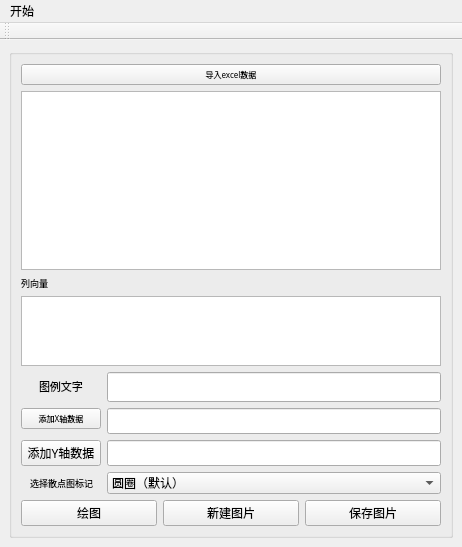
<?xml version="1.0" encoding="UTF-8"?>
<ui version="4.0">
 <class>MainWindow</class>
 <widget class="QMainWindow" name="MainWindow">
  <property name="geometry">
   <rect>
    <x>0</x>
    <y>0</y>
    <width>462</width>
    <height>547</height>
   </rect>
  </property>
  <property name="windowTitle">
   <string>PhysicLab</string>
  </property>
  <widget class="QWidget" name="centralwidget">
   <layout class="QHBoxLayout" name="horizontalLayout_2">
    <item>
     <widget class="QGroupBox" name="horizontalGroupBox">
      <layout class="QVBoxLayout" name="verticalLayout">
       <item>
        <layout class="QVBoxLayout" name="verticalLayout_3" stretch="1,3,0,0,0,0">
         <property name="leftMargin">
          <number>0</number>
         </property>
         <item>
          <widget class="QPushButton" name="loadExcelButton">
           <property name="font">
            <font>
             <family>微软雅黑 Light</family>
             <pointsize>6</pointsize>
            </font>
           </property>
           <property name="text">
            <string>导入excel数据</string>
           </property>
          </widget>
         </item>
         <item>
          <widget class="QTableWidget" name="tableWidget">
           <property name="sizePolicy">
            <sizepolicy hsizetype="Expanding" vsizetype="Expanding">
             <horstretch>0</horstretch>
             <verstretch>0</verstretch>
            </sizepolicy>
           </property>
           <property name="font">
            <font>
             <pointsize>7</pointsize>
            </font>
           </property>
          </widget>
         </item>
         <item>
          <widget class="QLabel" name="label">
           <property name="font">
            <font>
             <family>微软雅黑</family>
             <pointsize>7</pointsize>
            </font>
           </property>
           <property name="text">
            <string>列向量</string>
           </property>
          </widget>
         </item>
         <item>
          <widget class="QTableView" name="colVarTableView">
           <property name="sizePolicy">
            <sizepolicy hsizetype="Preferred" vsizetype="Preferred">
             <horstretch>0</horstretch>
             <verstretch>1</verstretch>
            </sizepolicy>
           </property>
          </widget>
         </item>
         <item>
          <layout class="QFormLayout" name="formLayout">
           <property name="sizeConstraint">
            <enum>QLayout::SetMaximumSize</enum>
           </property>
           <property name="fieldGrowthPolicy">
            <enum>QFormLayout::ExpandingFieldsGrow</enum>
           </property>
           <property name="labelAlignment">
            <set>Qt::AlignCenter</set>
           </property>
           <property name="verticalSpacing">
            <number>6</number>
           </property>
           <property name="leftMargin">
            <number>0</number>
           </property>
           <item row="0" column="0">
            <widget class="QLabel" name="LegendLabel">
             <property name="font">
              <font>
               <family>微软雅黑</family>
               <pointsize>8</pointsize>
              </font>
             </property>
             <property name="text">
              <string>图例文字</string>
             </property>
             <property name="textFormat">
              <enum>Qt::MarkdownText</enum>
             </property>
             <property name="alignment">
              <set>Qt::AlignLeading|Qt::AlignLeft|Qt::AlignVCenter</set>
             </property>
             <property name="indent">
              <number>0</number>
             </property>
            </widget>
           </item>
           <item row="0" column="1">
            <widget class="QLineEdit" name="LegendEdit">
             <property name="font">
              <font>
               <family>微软雅黑</family>
               <pointsize>11</pointsize>
              </font>
             </property>
             <property name="text">
              <string/>
             </property>
            </widget>
           </item>
           <item row="1" column="0">
            <widget class="QPushButton" name="getXButton">
             <property name="font">
              <font>
               <family>微软雅黑 Light</family>
               <pointsize>6</pointsize>
              </font>
             </property>
             <property name="text">
              <string>添加X轴数据</string>
             </property>
            </widget>
           </item>
           <item row="1" column="1">
            <widget class="QLineEdit" name="getXLineEdit">
             <property name="font">
              <font>
               <family>微软雅黑</family>
               <pointsize>10</pointsize>
              </font>
             </property>
             <property name="focusPolicy">
              <enum>Qt::NoFocus</enum>
             </property>
            </widget>
           </item>
           <item row="2" column="0">
            <widget class="QPushButton" name="getYButton">
             <property name="font">
              <font>
               <family>微软雅黑 Light</family>
              </font>
             </property>
             <property name="text">
              <string>添加Y轴数据</string>
             </property>
            </widget>
           </item>
           <item row="2" column="1">
            <widget class="QLineEdit" name="getYLineEdit">
             <property name="font">
              <font>
               <family>微软雅黑</family>
               <pointsize>10</pointsize>
              </font>
             </property>
             <property name="focusPolicy">
              <enum>Qt::NoFocus</enum>
             </property>
             <property name="text">
              <string/>
             </property>
            </widget>
           </item>
           <item row="3" column="0">
            <widget class="QLabel" name="label_2">
             <property name="font">
              <font>
               <family>微软雅黑</family>
               <pointsize>7</pointsize>
              </font>
             </property>
             <property name="text">
              <string>选择散点图标记</string>
             </property>
            </widget>
           </item>
           <item row="3" column="1">
            <widget class="QComboBox" name="markerComboBox">
             <property name="sizePolicy">
              <sizepolicy hsizetype="Expanding" vsizetype="Fixed">
               <horstretch>1</horstretch>
               <verstretch>0</verstretch>
              </sizepolicy>
             </property>
             <item>
              <property name="text">
               <string>圆圈（默认）</string>
              </property>
             </item>
             <item>
              <property name="text">
               <string>X型</string>
              </property>
             </item>
             <item>
              <property name="text">
               <string>朝上的三角</string>
              </property>
             </item>
             <item>
              <property name="text">
               <string>不加散点</string>
              </property>
             </item>
            </widget>
           </item>
          </layout>
         </item>
         <item>
          <layout class="QHBoxLayout" name="horizontalLayout">
           <item>
            <widget class="QPushButton" name="addLineButton">
             <property name="font">
              <font>
               <family>微软雅黑 Light</family>
              </font>
             </property>
             <property name="text">
              <string>绘图</string>
             </property>
            </widget>
           </item>
           <item>
            <widget class="QPushButton" name="newFigButton">
             <property name="font">
              <font>
               <family>微软雅黑 Light</family>
              </font>
             </property>
             <property name="text">
              <string>新建图片</string>
             </property>
            </widget>
           </item>
           <item>
            <widget class="QPushButton" name="saveFigButton">
             <property name="font">
              <font>
               <family>微软雅黑 Light</family>
              </font>
             </property>
             <property name="text">
              <string>保存图片</string>
             </property>
            </widget>
           </item>
          </layout>
         </item>
        </layout>
       </item>
      </layout>
     </widget>
    </item>
   </layout>
  </widget>
  <widget class="QMenuBar" name="menubar">
   <property name="geometry">
    <rect>
     <x>0</x>
     <y>0</y>
     <width>462</width>
     <height>22</height>
    </rect>
   </property>
   <property name="nativeMenuBar">
    <bool>true</bool>
   </property>
   <widget class="QMenu" name="menu">
    <property name="title">
     <string>开始</string>
    </property>
   </widget>
   <addaction name="menu"/>
  </widget>
  <widget class="QToolBar" name="toolBar">
   <property name="windowTitle">
    <string>toolBar</string>
   </property>
   <attribute name="toolBarArea">
    <enum>TopToolBarArea</enum>
   </attribute>
   <attribute name="toolBarBreak">
    <bool>false</bool>
   </attribute>
  </widget>
 </widget>
 <resources/>
 <connections>
  <connection>
   <sender>getXButton</sender>
   <signal>clicked()</signal>
   <receiver>MainWindow</receiver>
   <slot>getXButtonOnClicked()</slot>
   <hints>
    <hint type="sourcelabel">
     <x>82</x>
     <y>328</y>
    </hint>
    <hint type="destinationlabel">
     <x>41</x>
     <y>415</y>
    </hint>
   </hints>
  </connection>
  <connection>
   <sender>loadExcelButton</sender>
   <signal>clicked()</signal>
   <receiver>MainWindow</receiver>
   <slot>LoadExcelButtonOnClicked()</slot>
   <hints>
    <hint type="sourcelabel">
     <x>255</x>
     <y>66</y>
    </hint>
    <hint type="destinationlabel">
     <x>274</x>
     <y>0</y>
    </hint>
   </hints>
  </connection>
  <connection>
   <sender>tableWidget</sender>
   <signal>customContextMenuRequested(QPoint)</signal>
   <receiver>MainWindow</receiver>
   <slot>showMenu()</slot>
   <hints>
    <hint type="sourcelabel">
     <x>417</x>
     <y>173</y>
    </hint>
    <hint type="destinationlabel">
     <x>469</x>
     <y>175</y>
    </hint>
   </hints>
  </connection>
  <connection>
   <sender>getYButton</sender>
   <signal>clicked()</signal>
   <receiver>MainWindow</receiver>
   <slot>getYButtonOnClicked()</slot>
   <hints>
    <hint type="sourcelabel">
     <x>95</x>
     <y>357</y>
    </hint>
    <hint type="destinationlabel">
     <x>68</x>
     <y>415</y>
    </hint>
   </hints>
  </connection>
  <connection>
   <sender>tableWidget</sender>
   <signal>itemChanged(QTableWidgetItem*)</signal>
   <receiver>MainWindow</receiver>
   <slot>table_update()</slot>
   <hints>
    <hint type="sourcelabel">
     <x>295</x>
     <y>184</y>
    </hint>
    <hint type="destinationlabel">
     <x>469</x>
     <y>216</y>
    </hint>
   </hints>
  </connection>
  <connection>
   <sender>addLineButton</sender>
   <signal>clicked()</signal>
   <receiver>MainWindow</receiver>
   <slot>addLineButtonOnClicked()</slot>
   <hints>
    <hint type="sourcelabel">
     <x>134</x>
     <y>394</y>
    </hint>
    <hint type="destinationlabel">
     <x>128</x>
     <y>415</y>
    </hint>
   </hints>
  </connection>
  <connection>
   <sender>newFigButton</sender>
   <signal>clicked()</signal>
   <receiver>MainWindow</receiver>
   <slot>newFigButtonOnClicked()</slot>
   <hints>
    <hint type="sourcelabel">
     <x>255</x>
     <y>394</y>
    </hint>
    <hint type="destinationlabel">
     <x>256</x>
     <y>415</y>
    </hint>
   </hints>
  </connection>
  <connection>
   <sender>saveFigButton</sender>
   <signal>clicked()</signal>
   <receiver>MainWindow</receiver>
   <slot>saveFigButtonOnClicked()</slot>
   <hints>
    <hint type="sourcelabel">
     <x>384</x>
     <y>381</y>
    </hint>
    <hint type="destinationlabel">
     <x>375</x>
     <y>487</y>
    </hint>
   </hints>
  </connection>
 </connections>
 <slots>
  <slot>getXButtonOnClicked()</slot>
  <slot>getYButtonOnClicked()</slot>
  <slot>newFigButtonOnClicked()</slot>
  <slot>addLineButtonOnClicked()</slot>
  <slot>LoadExcelButtonOnClicked()</slot>
  <slot>showMenu()</slot>
  <slot>table_update()</slot>
  <slot>saveFigButtonOnClicked()</slot>
 </slots>
</ui>
